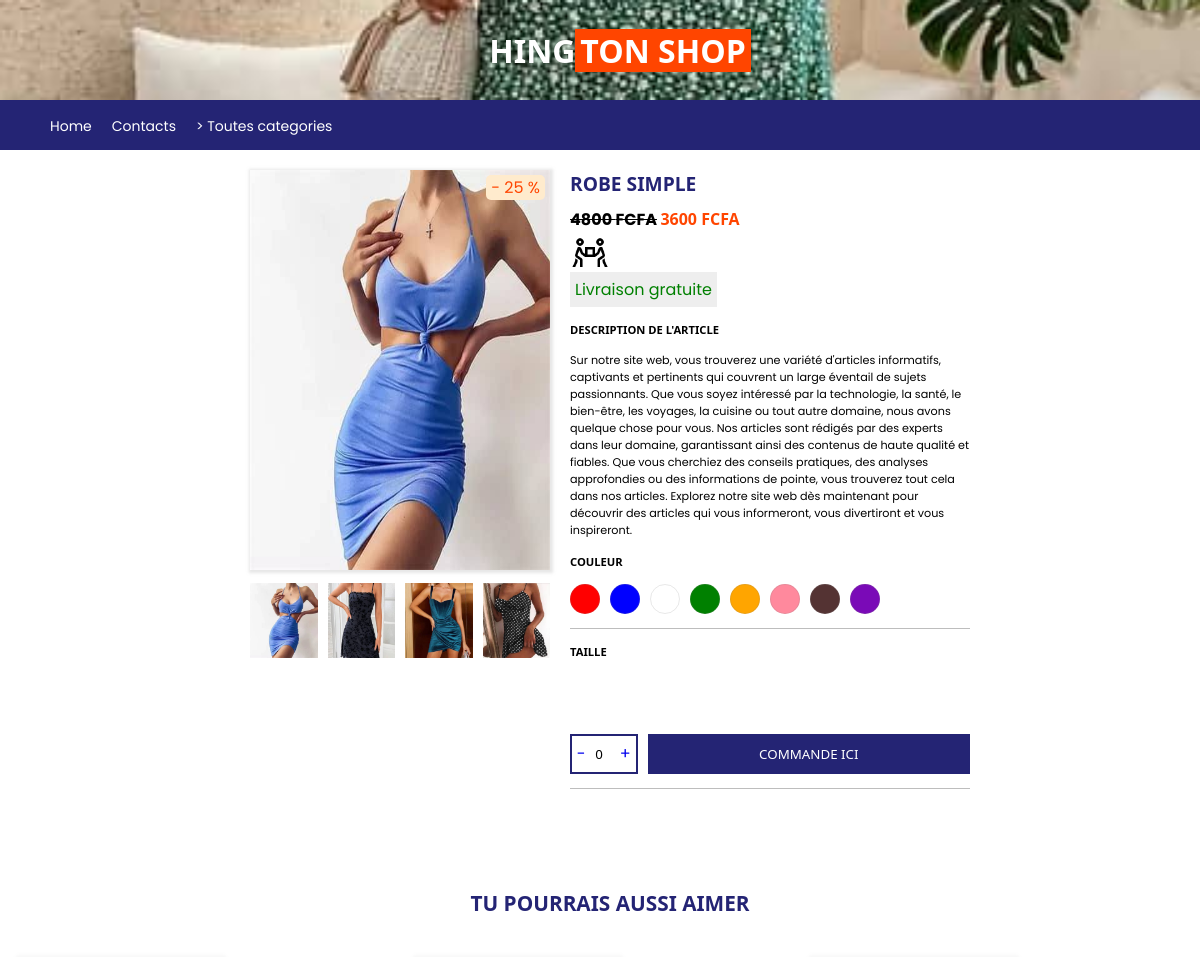
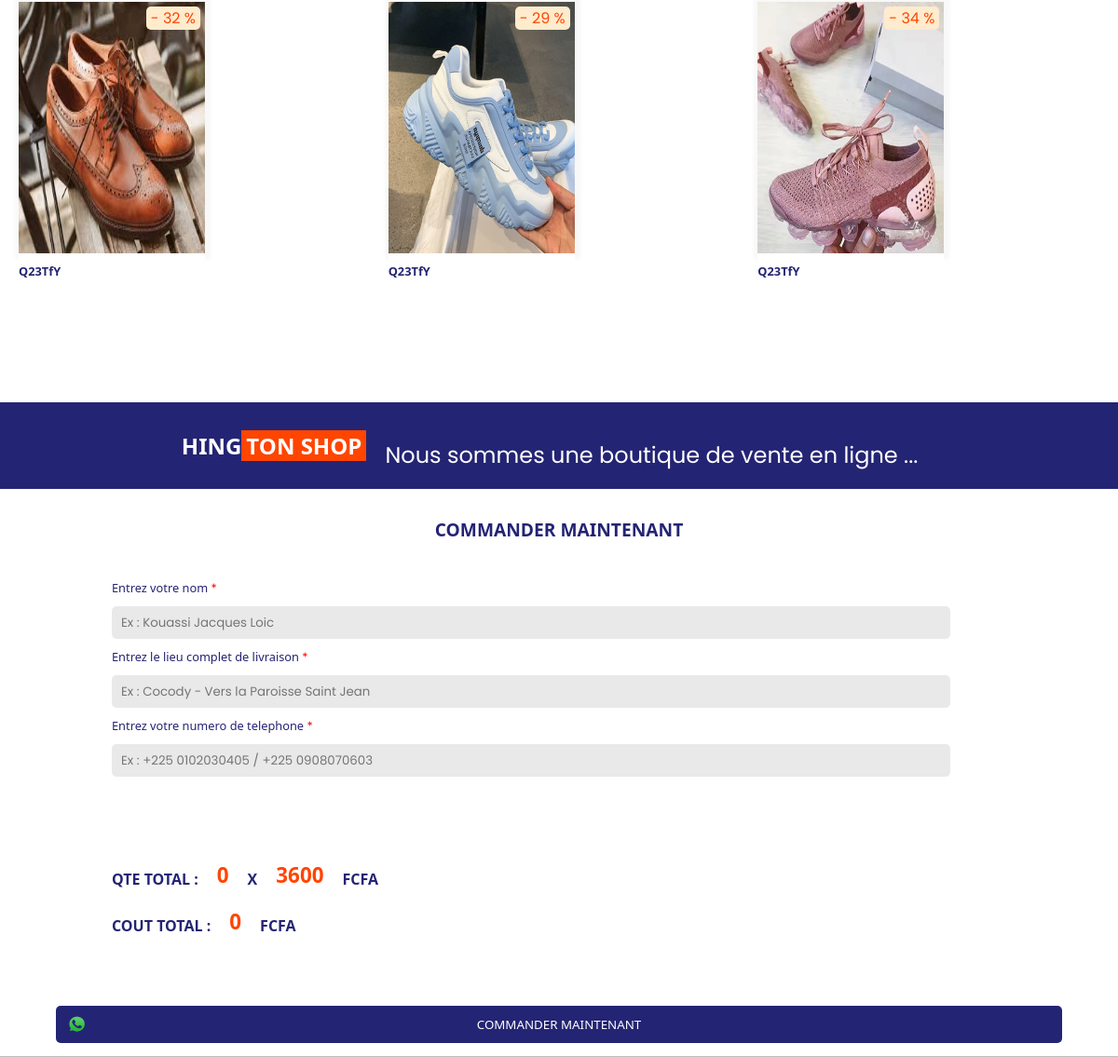
The app's page /sacs/1, older data (2 pictures, top to bottom).
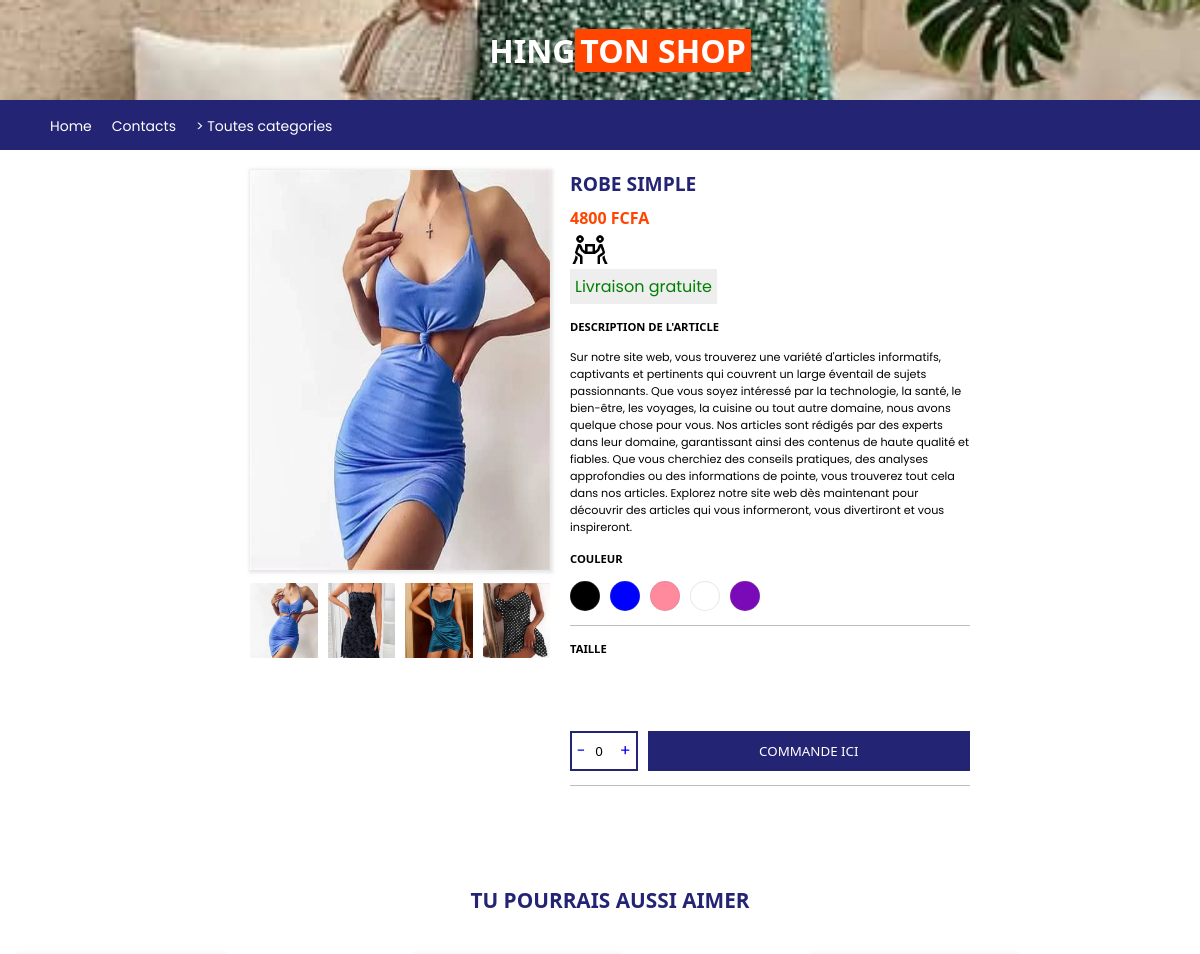
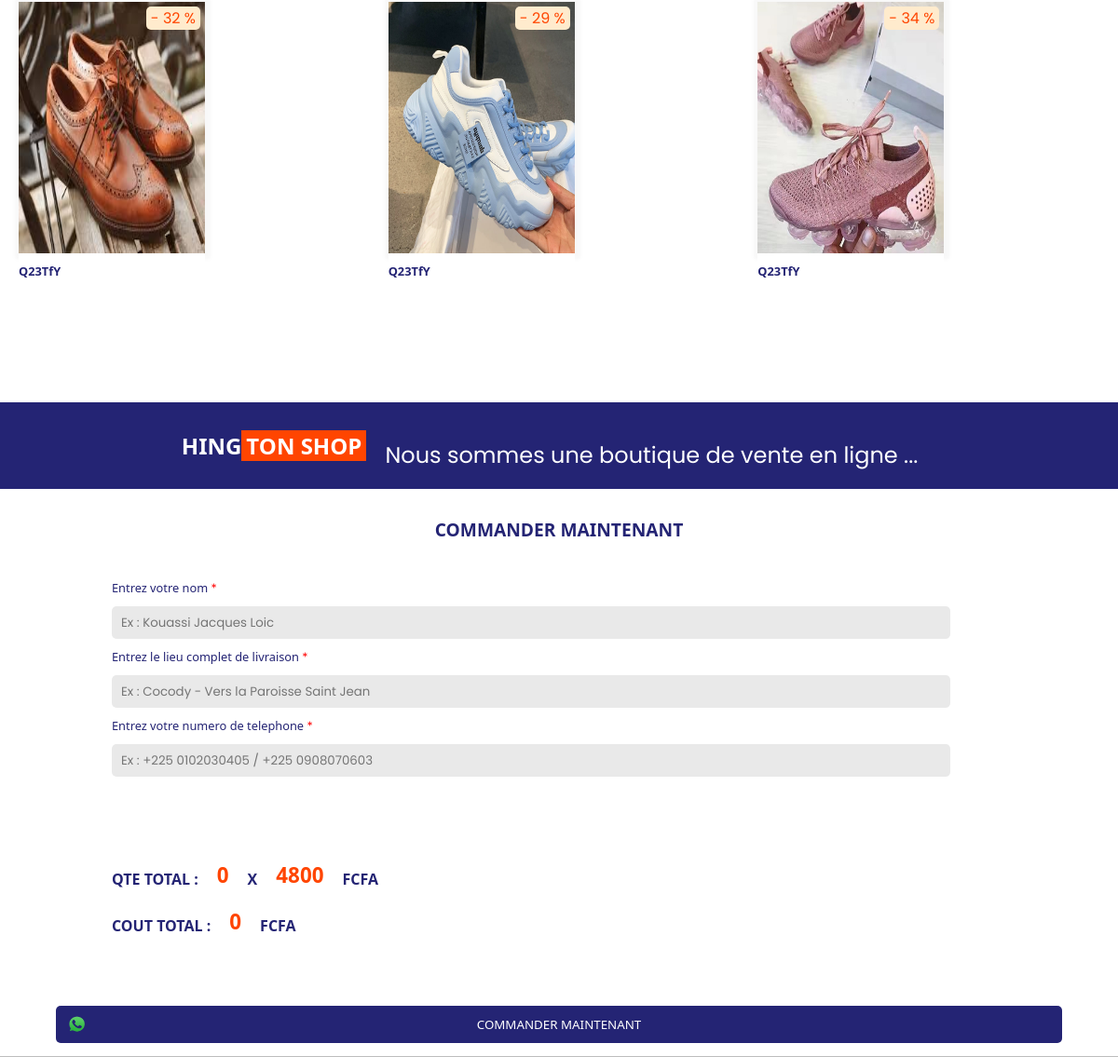
The same page, newer data (2 pictures, top to bottom).
### app.py (models this page shows, shortened)
class Ajouter(db.Model):
    id = db.Column(db.Integer, primary_key = True)
    nom = db.Column(db.String(15), unique = False , nullable = False)
    description = db.Column(db.String(100), unique = False , nullable = False)
    prix = db.Column(db.String(100), unique = False , nullable = False)
    porce = db.Column(db.String(100), unique = False , nullable = False)
    porceprix = db.Column(db.String(100), unique = False , nullable = False)
    categorie = db.Column(db.String(100), unique = False , nullable = False)
    image = db.Column(db.String(100), unique = True , nullable = False)
    twoimage = db.Column(db.String(100), unique = False , nullable = False)
    threeimage = db.Column(db.String(100), unique = False , nullable = False)
    forimage = db.Column(db.String(100), unique = False , nullable = False)
    xs = db.Column(db.String(100), unique = False , nullable = False)
    s = db.Column(db.String(100), unique = False , nullable = False)
    m = db.Column(db.String(100), unique = False , nullable = False)
    l = db.Column(db.String(100), unique = False , nullable = False)
    xl = db.Column(db.String(100), unique = False , nullable = False)
    xxl = db.Column(db.String(100), unique = False , nullable = False)
    rouge = db.Column(db.String(100), unique = False , nullable = False)
    blanc = db.Column(db.String(100), unique = False , nullable = False)
    noir = db.Column(db.String(100), unique = False , nullable = False)
    jaune = db.Column(db.String(100), unique = False , nullable = False)
    vert = db.Column(db.String(100), unique = False , nullable = False)
    orange = db.Column(db.String(100), unique = False , nullable = False)
    bleu = db.Column(db.String(100), unique = False , nullable = False)
    rose = db.Column(db.String(100), unique = False , nullable = False)
    marron = db.Column(db.String(100), unique = False , nullable = False)
    violet = db.Column(db.String(100), unique = False , nullable = False)
    gris = db.Column(db.String(100), unique = False , nullable = False)
    tranwite = db.Column(db.String(100), unique = False , nullable = False)
    tranneuf = db.Column(db.String(100), unique = False , nullable = False)
    karente = db.Column(db.String(100), unique = False , nullable = False)
    tranwiteun = db.Column(db.String(100), unique = False , nullable = False)
    tranwitedeux = db.Column(db.String(100), unique = False , nullable = False)
    tranwitrois = db.Column(db.String(100), unique = False , nullable = False)
    tranwitekate = db.Column(db.String(100), unique = False , nullable = False)

### app.py (the view)
@app.route('/sacs/<int:id>')
def sacs(id):
    commenta = []
    recupe = Ajouter.query.all()
    for i in recupe:
        if i.categorie == "chaussure" :
            commenta.append(i)
    if len(commenta)>10 :
        commenta = commenta[:10]
    user = Ajouter.query.filter_by(id=id).first()
    if user :
        data = [user.image,user.twoimage,user.threeimage,user.forimage]
        return render_template('sacinfo.html',user = user,data=data,commenta=commenta)
    print("MO")
    return redirect("/sac")

### templates/sacinfo.html (shortened to what the changed rows need)
<!DOCTYPE html>
<html lang="en">
<head>
    <link rel="stylesheet" href="/static/CSS/info.css">
</head>
<body>
    <div class="ente">
        <div class="tete">
            <div class="te1">
                <h1 style="font-family: 'Segoe UI', Tahoma, Geneva, Verdana, sans-serif;font-size: 2rem;color: white;
            ">HING<span id="deuxlogo">TON SHOP</span></h1>
            </div>
        </div>
    </div>
    <div class="artivles">
        <div class="vetemm">
            {% if data[0] %}
            <div class="ecran" style="width: 100% ; height: 80%; box-shadow: 1px 1px 3px 2px rgba(181, 181, 181, 0.336);">
               <img src="{{url_for('static', filename='uploads/' + data[0])}}" alt="" id="ecran" width="100%" height="100%">
            </div>
            {% endif %}
            {% if user.porce != '0' %}
            <div class="gdhd">
                <span>
                    <p style="color: orangered;padding-left: 5px;padding-right: 5px;">- {{user.porce}} %</p>
                </span>
            </div>
            {% endif %}
            <div class="resteDeImage">
                {% if data[0] != 'vide' %}
                <div class="restepres" id="image0">
                    <img src="{{url_for('static', filename='uploads/' + data[0])}}" width="100%" height="100%"  alt="">
                </div>
                {% endif %}
                {% if data[1] != 'vide' %}
                <div class="restepres" id="image1">
                    <img src="{{url_for('static', filename='uploads/' + data[1])}}" width="100%" height="100%"  alt="">
                </div>
                {% endif %}
                {% if data[2]!= 'vide' %}
                <div class="restepres" id="image2">
                    <img src="{{url_for('static', filename='uploads/' + data[2])}}" width="100%" height="100%"  alt="">
                </div>
                {% endif %}
                {% if data[3] != 'vide' %}
                <div class="restepres" id="image3">
                    <img src="{{url_for('static', filename='uploads/' + data[3])}}" width="100%" height="100%"  alt="">
                </div>
                {% endif %}
            </div>
        </div>
        <div class="infoeisd">
            <h1 style="font-family: 'Segoe UI', Tahoma, Geneva, Verdana, sans-serif;font-size: 1.2rem;color: rgb(36, 36, 116);text-transform: uppercase;padding-bottom: 10px;">{{user.nom}}</h1>
            <h1 style="font-family: 'Segoe UI', Tahoma, Geneva, Verdana, sans-serif;font-size: 1rem;color: orangered;text-transform: uppercase;">
                {% if user.porce != '0' %}
                <span>
                    <s style="color: black;">{{user.prix}} FCFA</s>
                </span>
                {% endif %}
                {{user.porceprix}} FCFA
            </h1>
            <div class="livarsipn">
                <img src="{{url_for('static', filename='IMAGE/livarsin.png')}}" width="40px" height="40px"  alt="">
                <p style="color: green;background-color: rgba(220, 220, 220, 0.49);padding: 5px;display: flex;align-items: center;">Livraison gratuite </p>
            </div>
            <h1 style="font-family: 'Segoe UI', Tahoma, Geneva, Verdana, sans-serif;font-size: 0.7rem;padding-top: 15px;">DESCRIPTION DE L'ARTICLE</h1>
            <p style="padding-top: 15px;font-size: 0.7rem;">{{user.description}} </p>
            <h1 style="font-family: 'Segoe UI', Tahoma, Geneva, Verdana, sans-serif;font-size: 0.7rem;padding-top: 15px;">COULEUR</h1>
            <div class="cerfsd">
                {% if user.noir == 'noir' %}
                <div class="colornoir">
                </div>
                {% endif %}
                {% if user.rouge == 'rouge' %}
                <div class="colorrouge">
                </div>
                {% endif %}
                {% if user.bleu == 'bleu' %}
                <div class="colorbleu">
                </div>
                {% endif %}
                {% if user.jaune == 'jaune' %}
                <div class="coloryello">
                </div>
                {% endif %}
                {% if user.vert == 'vert' %}
                <div class="colorgreen">
                </div>
                {% endif %}
                {% if user.orange == 'orange' %}
                <div class="colororange">
                </div>
                {% endif %}
                {% if user.rose == 'rose' %}
                <div class="colorrose">
                </div>
                {% endif %}
                {% if user.blanc == 'blanc' %}
                <div class="colorblanc">
                </div>
                {% endif %}
                {% if user.marron == 'marron' %}
                <div class="colormarron">
                </div>
                {% endif %}
                {% if user.violet == 'violet' %}
                <div class="colorviolet">
                </div>
                {% endif %}
            </div>
            <h1 style="font-family: 'Segoe UI', Tahoma, Geneva, Verdana, sans-serif;font-size: 0.7rem;padding-top: 15px;">TAILLE</h1>
            <div class="cerfsd2">
            </div>
            <a href="#formuhfh1">
                <div class="commande">
                </div>
                </a>
            </div>
        </div>
        <div class="vtefemmes">
            <h1 style="font-family: 'Segoe UI', Tahoma, Geneva, Verdana, sans-serif;font-size: 1.3rem;text-align: center;padding-bottom: 20px;
            color: rgb(36, 36, 116);padding-left: 20px;">TU POURRAIS AUSSI AIMER</h1>
        </div>
        <div class="afficje">
            {% for i in commenta %}
            <a href="/sacs/{{i.id}}" class="b1">
                <div class="pheorf2">
                    <h1 style="font-family: 'Segoe UI', Tahoma, Geneva, Verdana, sans-serif;font-size:0.8rem;
            color: rgb(36, 36, 116);">Q23TfY</h1>
                </div>
            </a>
            {% endfor %}
        </div>
        <footer id="foot">
            <header id="head">
                <h1 style="font-family: 'Segoe UI', Tahoma, Geneva, Verdana, sans-serif;font-size: 1.5rem;text-align: center;padding-bottom: 30px;padding-top: 10px;color: white;
                ">HING<span id="deuxlogo">TON SHOP</span></h1>
            </header>
        </footer>
        <div class="formuhfh">
            <form method="post" action="/ssm/{{user.id}}"
            enctype="multipart/form-data"  id="formuhfh1">
            <div class="pierteer">
                <p style="text-align: start;padding-left: 20px;color: rgb(36, 36, 116);font-size: 1rem;font-family: 'Segoe UI', Tahoma, Geneva, Verdana, sans-serif;padding-bottom: 10px;font-weight: bolder;padding-top: 20PX;">QTE TOTAL : </p>
                <p id="somiu" style="text-align: start;padding-left: 20px;color: orangered;font-size: 1.4rem;font-family: 'Segoe UI', Tahoma, Geneva, Verdana, sans-serif;padding-bottom: 10px;font-weight: bolder;padding-top: 20PX;">0</p>
                <p style="text-align: start;padding-left: 20px;color: rgb(36, 36, 116);font-size: 1rem;font-family: 'Segoe UI', Tahoma, Geneva, Verdana, sans-serif;padding-bottom: 10px;font-weight: bolder;padding-top: 20PX;"> X </p>
                <p id="somiu" style="text-align: start;padding-left: 20px;color: orangered;font-size: 1.4rem;font-family: 'Segoe UI', Tahoma, Geneva, Verdana, sans-serif;padding-bottom: 10px;font-weight: bolder;padding-top: 20PX;">{{user.porceprix}}</p>
                <p style="text-align: start;padding-left: 20px;color: rgb(36, 36, 116);font-size: 1rem;font-family: 'Segoe UI', Tahoma, Geneva, Verdana, sans-serif;padding-bottom: 10px;font-weight: bolder;padding-top: 20PX;"> FCFA</p>
            </div>
            </form>
        </div>
    </body>
    </html>

Row changes from the older to the newer data that the page shows:
changed Ajouter "ROBE SIMPLE": porceprix "3600" → "4800"; noir "rien" → "noir" (drawn); blanc "rien" → "blanc" (drawn); porce "25" → (not shown); prix "4800" → (not shown); rouge "rouge" → empty (drawn); jaune "jaune" → empty (drawn); vert "vert" → empty (drawn); orange "orange" → empty (drawn); marron "marron" → empty (drawn)
Text that changed along with them:
text no longer shown: "- % FCFA"
